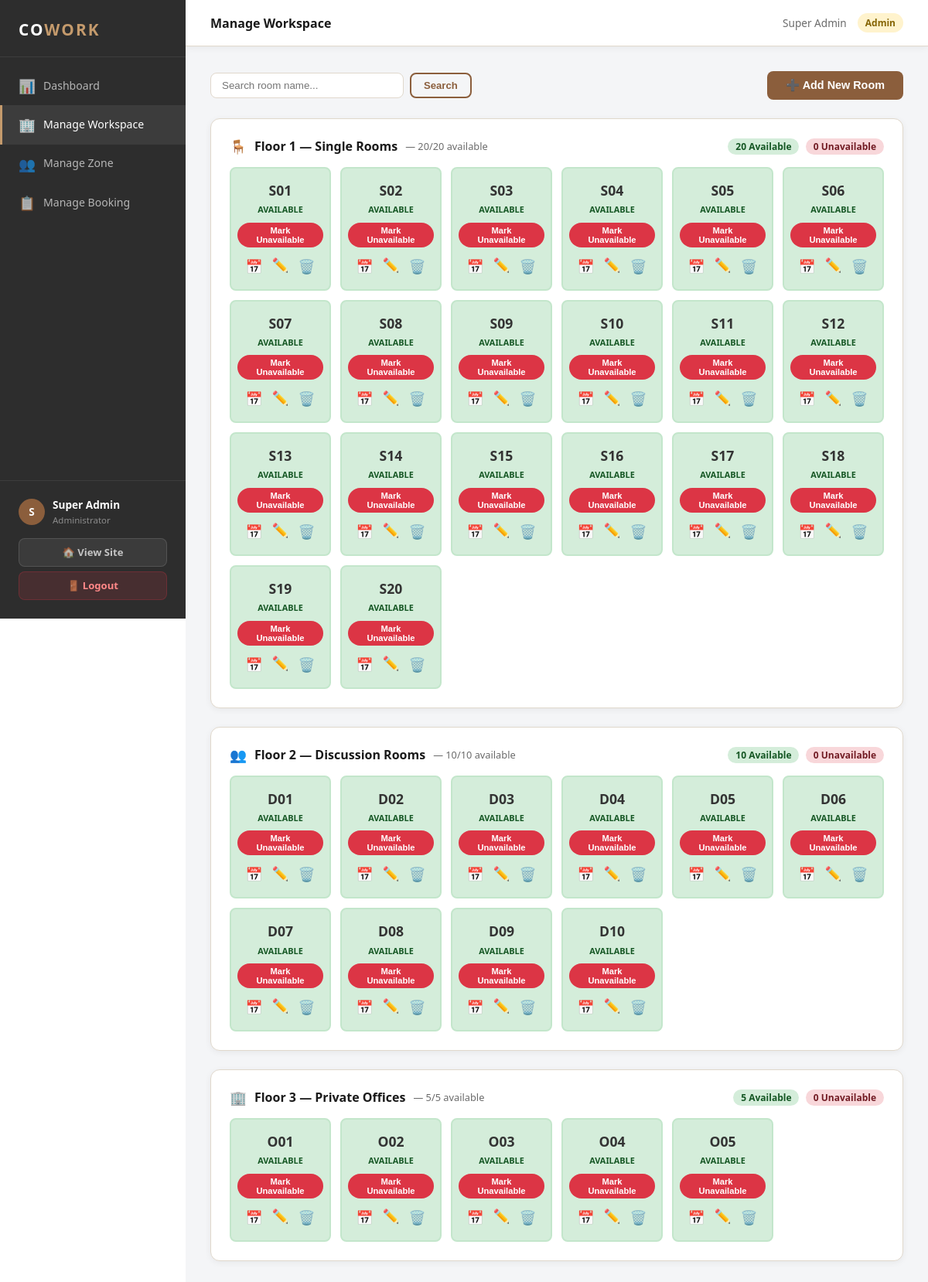
/manage_workspace.php (signed in), run on the app's committed database.
### tables this page shows
CREATE TABLE `workspace` (
  `workspace_id` int(11) NOT NULL,
  `zone_id` int(11) NOT NULL,
  `workspace_name` varchar(10) NOT NULL,
  `capacity` int(11) NOT NULL DEFAULT 1,
  `status` varchar(20) NOT NULL DEFAULT 'available',
  `added_by` int(11) DEFAULT NULL,
  `created_at` datetime DEFAULT current_timestamp(),
  `updated_at` datetime DEFAULT current_timestamp() ON UPDATE current_timestamp()
);

### manage_workspace.php (the view, shortened to what this page needs)
<?php
require_once 'db.php';
$adminName = htmlspecialchars($_SESSION['user_name']);
$searchQuery = '';
$searchParam = '';
$rows = mysqli_fetch_all(
    mysqli_query($conn,
        "SELECT w.*, z.zone_name, z.floor
         FROM workspace w
         JOIN zone z ON w.zone_id = z.zone_id
         $searchQuery
         ORDER BY z.floor, w.workspace_name"),
    MYSQLI_ASSOC
);
$byFloor = [1 => [], 2 => [], 3 => []];
foreach ($rows as $r) {
    if (isset($byFloor[$r['floor']])) {
        $byFloor[$r['floor']][] = $r;
    }
}
$floorMeta = [
    1 => ['label' => 'Floor 1 — Single Rooms',    'icon' => '🪑', 'color' => '#8B5E3C'],
    2 => ['label' => 'Floor 2 — Discussion Rooms', 'icon' => '👥', 'color' => '#7C7C45'],
    3 => ['label' => 'Floor 3 — Private Offices',  'icon' => '🏢', 'color' => '#185FA5'],
];
?>
<!DOCTYPE html>
<html lang="en">
<head>
<link rel="stylesheet" href="style.css">
</head>
<body>
<div class="admin-wrapper">
  <?php include 'admin_sidebar.php'; ?>
  <div class="admin-main">
    <div class="admin-topbar">
      <h4>Manage Workspace</h4>
      <div class="user-chip"><?= $adminName ?>
        <span class="badge badge-admin" style="margin-left:6px">Admin</span>
      </div>
    </div>
    <div class="admin-content">
      <div class="toolbar">
        <form method="GET" action="manage_workspace.php" class="search-form">
            <input type="text" name="search" placeholder="Search room name..." value="<?= htmlspecialchars($searchParam) ?>">
            <button type="submit" class="btn btn-outline btn-sm">Search</button>
        </form>
        <button class="btn btn-primary" onclick="openModal('addModal')">➕ Add New Room</button>
      </div>
      <?php foreach ($byFloor as $flNum => $flRooms):
        $meta  = $floorMeta[$flNum];
        $avail = count(array_filter($flRooms, fn($r) => $r['status'] === 'available'));
        $total = count($flRooms);
      ?>
      <div class="admin-table-wrap" style="margin-bottom:24px">
        <h3 style="display:flex;align-items:center;gap:10px;flex-wrap:wrap">
          <span style="font-size:1.1rem"><?= $meta['icon'] ?></span>
          <?= $meta['label'] ?>
          <span style="font-size:0.8rem;color:var(--text-muted);font-weight:400">
            — <?= $avail ?>/<?= $total ?> available
          </span>
          <span style="margin-left:auto">
            <span class="badge badge-available"><?= $avail ?> Available</span>&nbsp;
            <span class="badge badge-unavailable"><?= $total - $avail ?> Unavailable</span>
          </span>
        </h3>
        <div class="room-grid">
          <?php foreach ($flRooms as $rm):
            $cls = $rm['status'] === 'available' ? 'avail' : 'unavail';
          ?>
          <div class="room-tile <?= $cls ?>">
            <div class="rnum"><?= htmlspecialchars($rm['workspace_name']) ?></div>
            <span class="rbadge"><?= ucfirst($rm['status']) ?></span>
            <a href="manage_workspace.php?toggle=<?= $rm['workspace_id'] ?>" style="text-decoration:none;">
              <button class="toggle-btn">
                <?= $rm['status'] === 'available' ? 'Mark Unavailable' : 'Mark Available' ?>
              </button>
            </a>
            <div class="action-btns">
              <a href="manage_booking.php?workspace_id=<?= $rm['workspace_id'] ?>" class="icon-btn" title="View Bookings for this Room">
                📅
              </a>
              <button type="button" class="icon-btn" title="Edit Room"
                      onclick="openEditModal(<?= $rm['workspace_id'] ?>, '<?= htmlspecialchars($rm['workspace_name'], ENT_QUOTES) ?>', <?= $rm['zone_id'] ?>)">
                ✏️
              </button>
              <a href="manage_workspace.php?delete=<?= $rm['workspace_id'] ?>" class="icon-btn" title="Delete Room"
                 onclick="return confirm('Are you sure you want to delete <?= htmlspecialchars($rm['workspace_name']) ?>? This cannot be undone.')">
                🗑️
              </a>
            </div>
          </div>
          <?php endforeach; ?>
        </div>
      </div>
      <?php endforeach; ?>
    </div>
  </div>
</div>
</body>
</html>

### style.css (style rules this page uses)
*, *::before, *::after { box-sizing: border-box; margin: 0; padding: 0; scroll-behavior: smooth;list-style: none; }
:root { --brown: #8B5E3C; --brown-dark: #6B4423; --brown-light: #C49A6C; --olive: #7C7C45; --olive-light: #A8A865; --cream: #F5F0E8; --cream-dark: #EDE6D8; --white: #FFFFFF; --dark: #1A1A1A; --dark-2: #2D2D2D; --text: #333333; --text-muted: #6B6B6B; --text-light: #999999; --border: #E0D8CC; --shadow-sm: 0 2px 8px rgba(0,0,0,0.06); --shadow-md: 0 4px 20px rgba(0,0,0,0.10); --shadow-lg: 0 8px 40px rgba(0,0,0,0.14); --radius: 12px; --radius-sm: 8px; --radius-lg: 20px; --font: 'Segoe UI', system-ui, -apple-system, sans-serif; --transition: 0.25s ease; }
body { font-family: var(--font); color: var(--text); background: var(--white); line-height: 1.6; font-size: 15px; }
h1, h2, h3, h4 { font-weight: 700; line-height: 1.25; color: var(--dark); }
h3 { font-size: 1.2rem; }
a { text-decoration: none; color: inherit; }
.btn { display: inline-flex; align-items: center; justify-content: center; gap: 8px; padding: 10px 24px; border: none; border-radius: var(--radius-sm); font-size: 0.9rem; font-weight: 600; cursor: pointer; transition: all var(--transition); text-decoration: none; }
.btn-primary { background: var(--brown); color: #fff; }
.btn-outline { background: transparent; color: var(--brown); border: 2px solid var(--brown); }
.btn-sm { padding: 7px 16px; font-size: 0.82rem; }
.admin-wrapper { display: flex; min-height: 100vh; }
.admin-main { margin-left: 240px; flex: 1; background: #F4F5F7; min-height: 100vh; }
.admin-topbar { background: var(--white); padding: 0 32px; height: 60px; display: flex; align-items: center; justify-content: space-between; border-bottom: 1px solid var(--border); box-shadow: var(--shadow-sm); position: sticky; top: 0; z-index: 50; }
.admin-topbar h4 { font-size: 1rem; font-weight: 600; color: var(--dark); }
.admin-topbar .user-chip { display: flex; align-items: center; gap: 8px; font-size: 0.85rem; color: var(--text-muted); }
.admin-content { padding: 32px; }
.admin-table-wrap { background: var(--white); border-radius: var(--radius); padding: 24px; border: 1px solid var(--border); box-shadow: var(--shadow-sm); overflow-x: auto; }
.admin-table-wrap h3 { font-size: 1rem; margin-bottom: 16px; }
.badge { display: inline-block; padding: 3px 10px; border-radius: 999px; font-size: 0.75rem; font-weight: 700; }
.badge-available { background: #d4edda; color: #155724; }
.badge-unavailable { background: #f8d7da; color: #721c24; }
.badge-admin { background: #fff3cd; color: #856404; }

### manage_workspace.php (style rules this page uses)
.room-grid { display: grid; grid-template-columns: repeat(auto-fill, minmax(130px, 1fr)); gap: 12px; margin-top: 14px; }
.room-tile { border-radius: var(--radius-sm); padding: 14px 8px; text-align: center; border: 2px solid; transition: transform .15s; position: relative; }
.room-tile.avail { border-color: #c3e6cb; background: #d4edda; }
.room-tile .rnum { font-size: 1.1rem; font-weight: 800; margin-bottom: 2px; }
.room-tile .rbadge { font-size: 0.68rem; font-weight: 700; margin-bottom: 8px; display: block; text-transform: uppercase; }
.avail .rbadge { color: #155724; }
.toggle-btn { font-size: 0.7rem; padding: 4px 10px; border-radius: 999px; border: none; cursor: pointer; font-weight: 700; transition: opacity .15s; width: 100%; margin-bottom: 8px; }
.avail .toggle-btn { background: #dc3545; color: #fff; }
.action-btns { display: flex; justify-content: center; gap: 8px; }
.icon-btn { background: transparent; border: none; cursor: pointer; font-size: 1.1rem; padding: 2px; transition: transform 0.2s; text-decoration: none; display: inline-flex; align-items: center; justify-content: center; }
.toolbar { display: flex; justify-content: space-between; align-items: center; margin-bottom: 24px; flex-wrap: wrap; gap: 16px; }
.search-form { display: flex; gap: 8px; }
.search-form input { padding: 8px 14px; border: 1px solid var(--border); border-radius: var(--radius-sm); outline: none; width: 250px; }

### data on the page
workspace: icon "🪑", label "Floor 1 — Single Rooms", avail "20", total "20", avail "0", workspace_name "S01", status "AVAILABLE", shows "Mark Unavailable"
workspace: workspace_name "S02", status "AVAILABLE", shows "Mark Unavailable"
workspace: workspace_name "S03", status "AVAILABLE", shows "Mark Unavailable"
workspace: workspace_name "S04", status "AVAILABLE", shows "Mark Unavailable"
workspace: workspace_name "S05", status "AVAILABLE", shows "Mark Unavailable"
workspace: workspace_name "S06", status "AVAILABLE", shows "Mark Unavailable"
workspace: workspace_name "S07", status "AVAILABLE", shows "Mark Unavailable"
workspace: workspace_name "S08", status "AVAILABLE", shows "Mark Unavailable"
workspace: workspace_name "S09", status "AVAILABLE", shows "Mark Unavailable"
workspace: workspace_name "S10", status "AVAILABLE", shows "Mark Unavailable"
workspace: workspace_name "S11", status "AVAILABLE", shows "Mark Unavailable"
workspace: workspace_name "S12", status "AVAILABLE", shows "Mark Unavailable"
workspace: workspace_name "S13", status "AVAILABLE", shows "Mark Unavailable"
workspace: workspace_name "S14", status "AVAILABLE", shows "Mark Unavailable"
workspace: workspace_name "S15", status "AVAILABLE", shows "Mark Unavailable"
workspace: workspace_name "S16", status "AVAILABLE", shows "Mark Unavailable"
workspace: workspace_name "S17", status "AVAILABLE", shows "Mark Unavailable"
workspace: workspace_name "S18", status "AVAILABLE", shows "Mark Unavailable"
workspace: workspace_name "S19", status "AVAILABLE", shows "Mark Unavailable"
workspace: workspace_name "S20", status "AVAILABLE", shows "Mark Unavailable"
workspace: icon "👥", label "Floor 2 — Discussion Rooms", avail "10", total "10", avail "0", workspace_name "D01", status "AVAILABLE", shows "Mark Unavailable"
workspace: workspace_name "D02", status "AVAILABLE", shows "Mark Unavailable"
workspace: workspace_name "D03", status "AVAILABLE", shows "Mark Unavailable"
workspace: workspace_name "D04", status "AVAILABLE", shows "Mark Unavailable"
workspace: workspace_name "D05", status "AVAILABLE", shows "Mark Unavailable"
workspace: workspace_name "D06", status "AVAILABLE", shows "Mark Unavailable"
workspace: workspace_name "D07", status "AVAILABLE", shows "Mark Unavailable"
workspace: workspace_name "D08", status "AVAILABLE", shows "Mark Unavailable"
workspace: workspace_name "D09", status "AVAILABLE", shows "Mark Unavailable"
workspace: workspace_name "D10", status "AVAILABLE", shows "Mark Unavailable"
workspace: icon "🏢", label "Floor 3 — Private Offices", avail "5", total "5", avail "0", workspace_name "O01", status "AVAILABLE", shows "Mark Unavailable"
workspace: workspace_name "O02", status "AVAILABLE", shows "Mark Unavailable"
workspace: workspace_name "O03", status "AVAILABLE", shows "Mark Unavailable"
workspace: workspace_name "O04", status "AVAILABLE", shows "Mark Unavailable"
workspace: workspace_name "O05", status "AVAILABLE", shows "Mark Unavailable"

### other printed values
substr($_SESSION['user_name'],0,1) "S"
$_SESSION['user_name'] "Super Admin"
$adminName "Super Admin"
